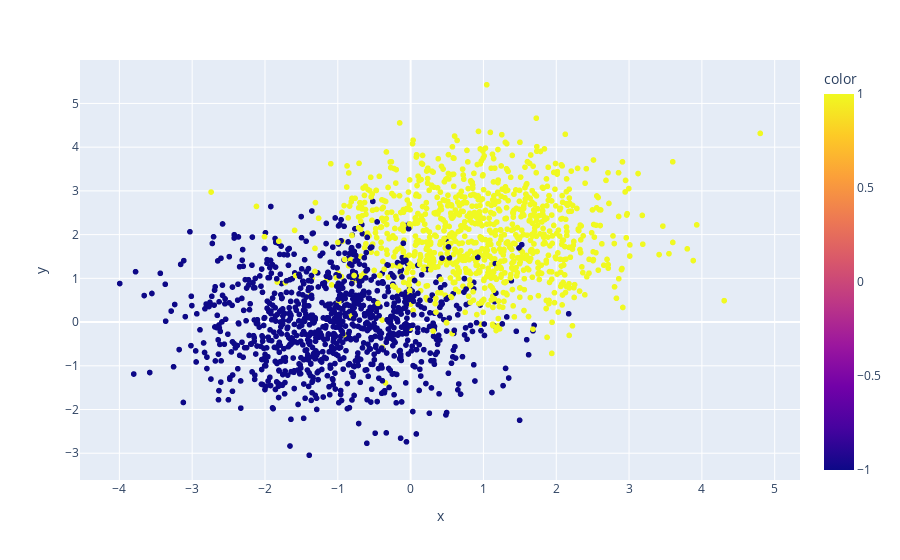

This figure's notebook cell:
### Code cell
fig = px.scatter(x=X[:, 0], y=X[:, 1], color = y)
fig.show()

### Figure 1 — Plotly figure (JSON) as saved in the notebook; plotly's stock layout.template omitted (floating-point values rounded to 4 significant figures; data arrays with more than 128 entries replaced by an {"elided": "..."} marker saying what was removed)
{"data": [{"hovertemplate": "x=%{x}<br>y=%{y}<br>color=%{marker.color}<extra></extra>", "legendgroup": "", "marker": {"color": {"elided": "2000 int values"}, "coloraxis": "coloraxis", "symbol": "circle"}, "mode": "markers", "name": "", "showlegend": false, "type": "scattergl", "x": {"elided": "2000 float values"}, "xaxis": "x", "y": {"elided": "2000 float values"}, "yaxis": "y"}], "layout": {"coloraxis": {"colorbar": {"title": {"text": "color"}}, "colorscale": [[0, "#0d0887"], [0.1111, "#46039f"], [0.2222, "#7201a8"], [0.3333, "#9c179e"], [0.4444, "#bd3786"], [0.5556, "#d8576b"], [0.6667, "#ed7953"], [0.7778, "#fb9f3a"], [0.8889, "#fdca26"], [1, "#f0f921"]]}, "legend": {"tracegroupgap": 0}, "margin": {"t": 60}, "xaxis": {"anchor": "y", "domain": [0, 1], "title": {"text": "x"}}, "yaxis": {"anchor": "x", "domain": [0, 1], "title": {"text": "y"}}}}
